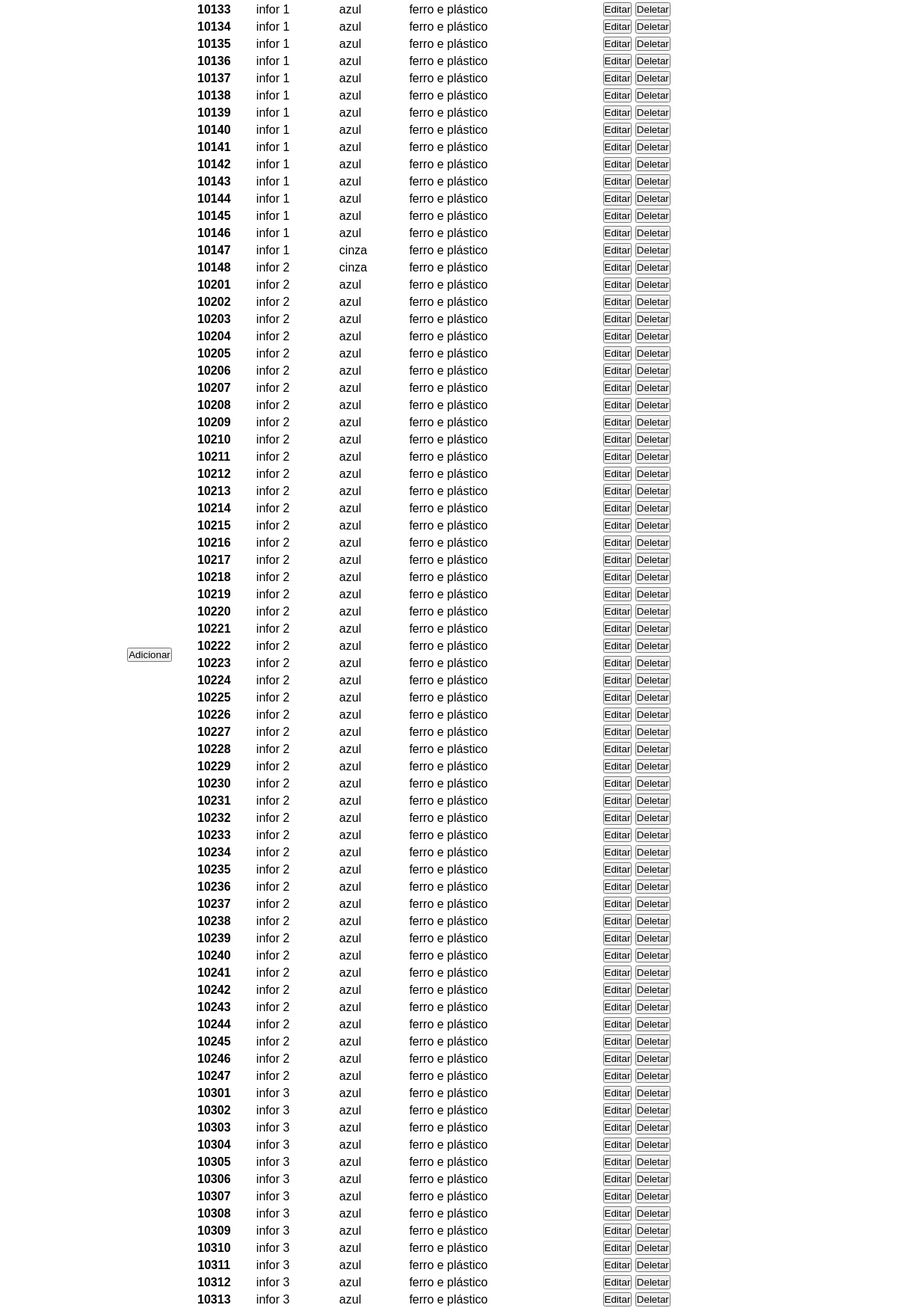
/1 (middle part), run on an earlier commit of the app's database.
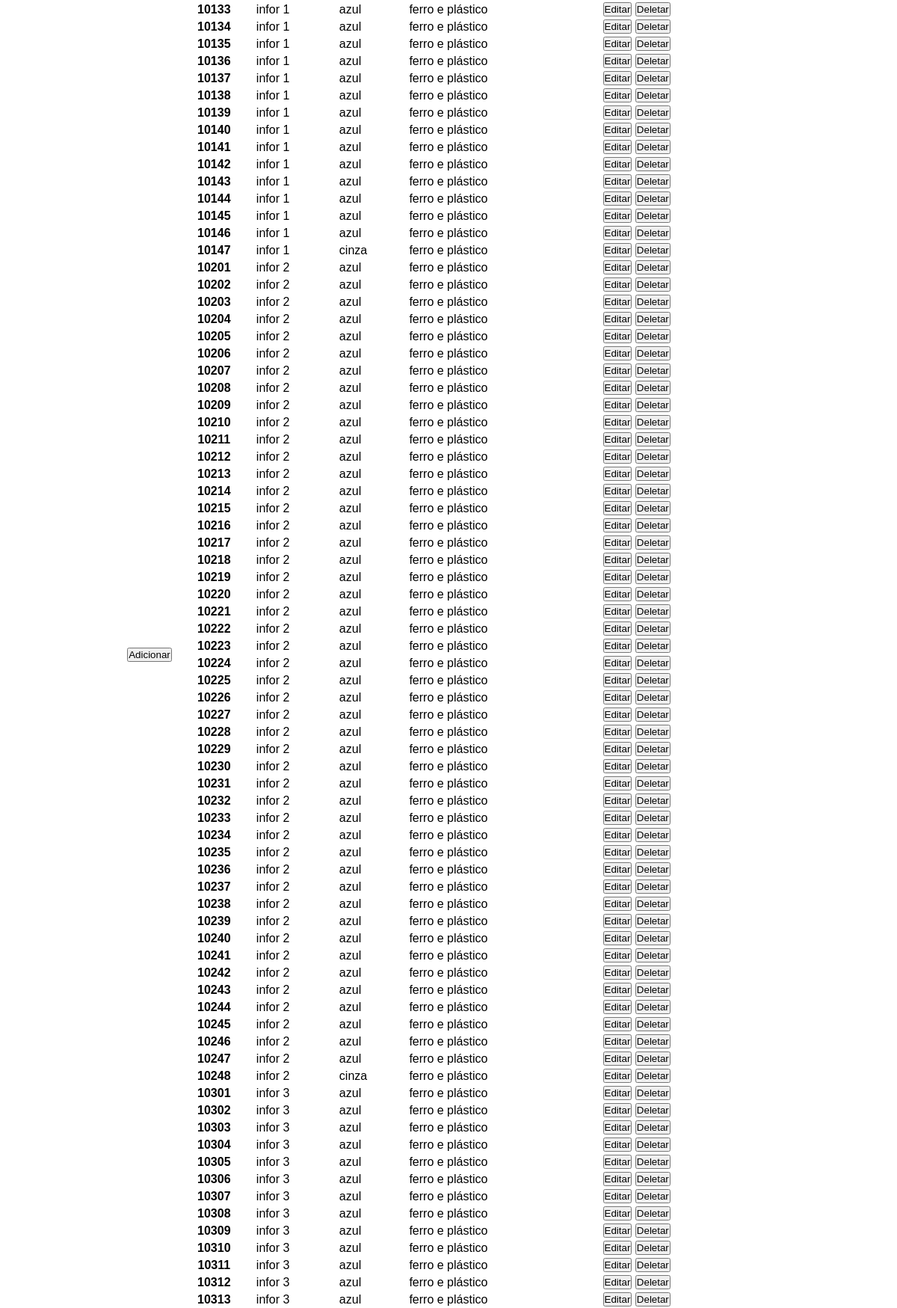
And on a later commit of the database.
### models.py (models this page shows)
class Moveis(db.Model):
    id = db.Column(db.Integer, primary_key = True)
    id_sala = db.Column(db.Integer, db.ForeignKey('sala.id'))
    id_objeto = db.Column(db.Integer, db.ForeignKey('objetos.id'))
    material = db.Column(db.String(50))
    cor = db.Column(db.String(20))

### routes/funcoes.py (the view)
@funcoes_route.route('/<int:itens>')
def listar_itens(itens):
    global id_obj
    id_obj = itens
    global tabela_moveis
    global tabela_eletronicos
    tabela_moveis = db.session.query(Moveis).filter_by(id_objeto = itens).all()
    if tabela_moveis:
        return render_template('lista_item.html', tabela = tabela_moveis)
    else:
        tabela_eletronicos = db.session.query(Eletronicos).filter_by(id_objeto = itens).all()
        return render_template('lista_item.html', tabela = tabela_eletronicos)

### templates/lista_item.html (shortened to what this page needs)
<!DOCTYPE html>
<html lang="pt-br">
<head>
  <link rel="stylesheet" href="../static/css/table.css">
</head>
<body>
  <button class="abrir_modal" data-modal="modal1">Adicionar</button>
  <table>
    <thead>
        {% for objeto in tabela: %}
        <th scope="row">{{ objeto.id }}</th>
        <td>infor {{ objeto.id_sala }}</td>
        {% if objeto.potencia %}
        <td>{{ objeto.potencia }}</td>
        <td>{{ objeto.consumo }}</td>
        {% else %}
        <td>{{ objeto.cor }}</td>
        <td>{{ objeto.material }}</td>
        {% endif %}
        <td>
            <button data-modal="modal2">Editar</button>
          <a href="/{{ objeto.id }}/Deletar">
            <button>Deletar</button>
          </a>
        </td>
        {% endfor %}
      </table>
</body>
</html>

### static/css/table.css (style rules this page uses)
* { padding: 0; margin: 0; box-sizing: border-box; font-family: "Josefin Sans", sans-serif; }
table { width: 100%; max-width: 800px; }
body { display: flex; justify-content: center; align-items: center; }

What changed in the data, as far as the page shows it:
removed Moveis: id "10148", id_sala "2", cor "cinza", material "ferro e plástico"
added Moveis: id "10248", id_sala "2", cor "cinza", material "ferro e plástico"
